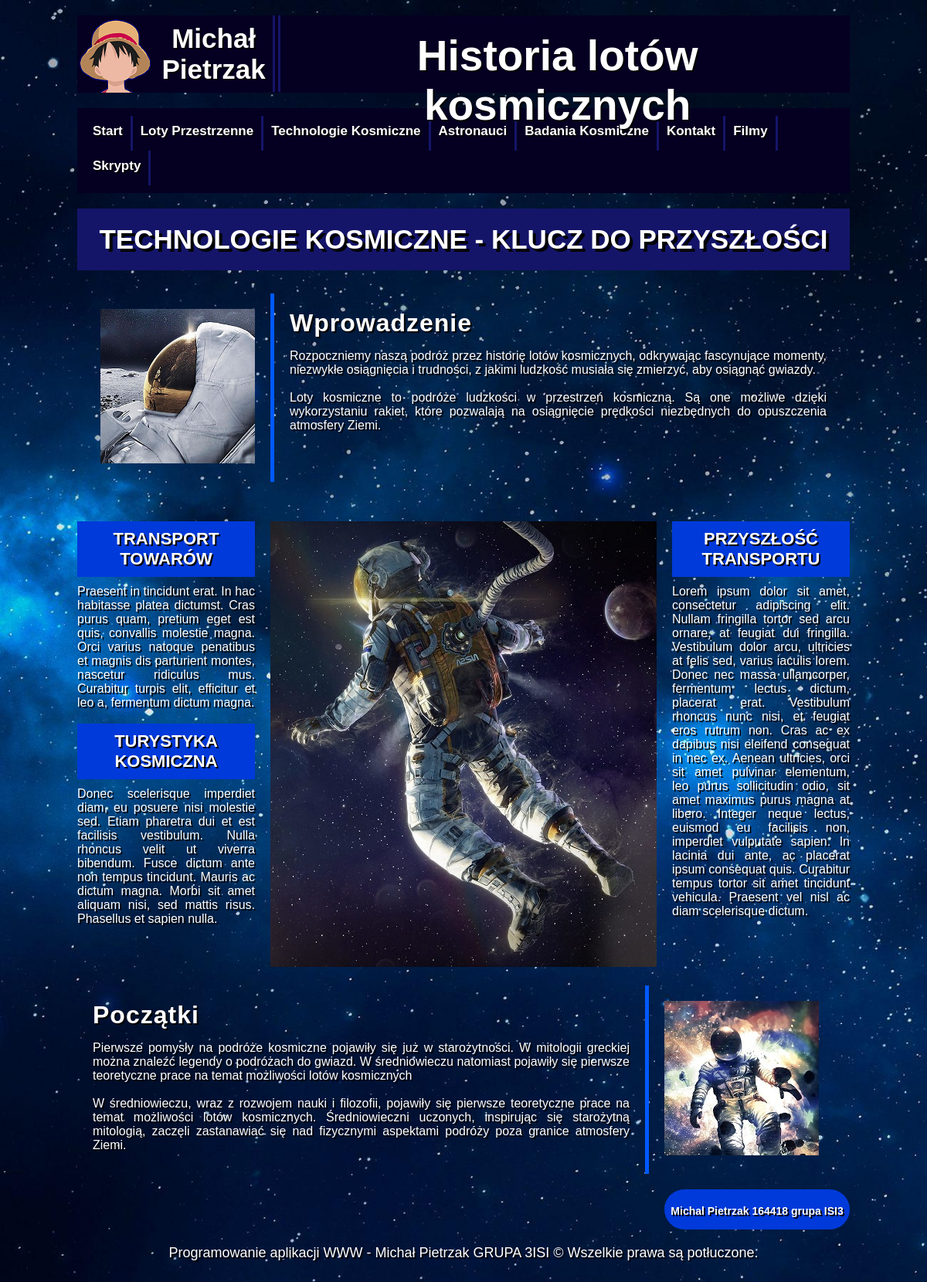
Screenshot of /index.php?idp=technologie-kosmiczne with the database file from the repository.
### tables this page shows
CREATE TABLE `page_list` (
  `id` bigint(20) UNSIGNED NOT NULL,
  `page_title` varchar(255) DEFAULT NULL,
  `page_content` text DEFAULT NULL,
  `status` int(11) DEFAULT 1
);

### showpage.php (called while the page is built)
<?php
function PokazPodstrone($id)
{
	$dbhost = 'localhost';
	$dbuser = 'root';
	$dbpass = '';
	$baza = 'moja_strona';
	$link = mysqli_connect($dbhost, $dbuser, $dbpass, $baza);
	$id_clear = htmlspecialchars($id);
	$query = "SELECT * FROM page_list WHERE id='$id_clear' LIMIT 1";
	$result = mysqli_query($link ,$query);
	$row = mysqli_fetch_array($result);
	if(empty($row['id']))
	{
		$web = '[nie_znaleziono_strony]';
	}
	else
	{
		$web = $row['page_content'];
	}
	return $web;
}
?>

### index.php (the view, shortened to what this page needs)
<!DOCTYPE html>
<html>
<head>
    <link rel="stylesheet" href="css/style.css">
</head>
<body>
    <div id="container">
		<div id="logo">
			<div id="avatar"><img src="img/avatar.png" /></div>
            <div id="podpis">Michał <br/>Pietrzak </div>
            <div id="tytul">Historia lotów kosmicznych</div>
		</div>
		<div id="menu">
			<div class="option"><a href="index.php?idp="><b>Start</b></a></div>
			<div class="option"><a href="index.php?idp=loty-przestrzenne"><b>Loty Przestrzenne</b></a></div>
			<div class="option"><a href="index.php?idp=technologie-kosmiczne"><b>Technologie Kosmiczne</b></a></div>
			<div class="option"><a href="index.php?idp=astronauci"><b>Astronauci</b></a></div>
			<div class="option"><a href="index.php?idp=badania-kosmiczne"><b>Badania Kosmiczne</b></a></div>
			<div class="option"><a href="index.php?idp=kontakt"><b>Kontakt</b></a></div>
			<div class="option"><a href="index.php?idp=filmy"><b>Filmy</b></a></div>
			<div class="option"><a href="index.php?idp=skrypty"><b>Skrypty</b></a></div>
		</div>
		<?php
		include('showpage.php');
        if($_GET['idp'] == 'technologie-kosmiczne')
        {echo PokazPodstrone(3);}
        ?>
        <div id="lab5">
		<?php
		 $nr_indeksu = '164418';
		 $nrGrupy= 'ISI3';
		 echo 'Michal Pietrzak '.$nr_indeksu.' grupa '.$nrGrupy.'<br/><br/>';
		?>
        </div>
		<div id="footer">
        	Programowanie aplikacji WWW - Michał Pietrzak GRUPA 3ISI &copy; Wszelkie prawa są potłuczone.
    	</div>
	</div>
</body>
</html>

### css/style.css (style rules this page uses)
body { background-image: url('../img/background.jpg'); background-attachment: fixed; background-size: cover; color: white; font-family: 'Trebuchet MS', sans-serif; text-shadow: 2px 2px #030303; }
#container { width: 1000px; margin-left: auto; margin-right: auto; }
#logo { background-color: rgb(5, 0, 34); height: 100px; color: white; margin-top: 20px; font-weight: 900; }
#avatar { float:left; }
#podpis { float:left; text-align: center; padding: 9.5px; border-right: 10px double #141569; font-size: 35px; }
#tytul { text-align: center; padding: 20px; font-size:55px; }
#menu { background-color: rgb(5, 0, 34); margin-top: 20px; color: #ffffff; padding: 10px; }
.option { float: left; min-width: 30px; height: 25px; font-size: 17px; padding: 10px; text-align: center; border-right: 3px solid #141569; }
.option a { color: white; text-decoration: none; }
.rectangle { color: white; padding: 10px; margin-top: 20px; margin-bottom: 25px; height: 240px; }
.bigtitle { font-size: 32px; font-weight: 900; letter-spacing: 1px; }
.recL1 { float:left; padding: 20px; text-align: center; border-right: 5px solid #0059ff }
.recR1 { float: left; padding: 20px; width: 695px; font-size: 16px; text-align: justify; }
.recL2 { float: left; padding: 20px; width: 695px; font-size: 16px; text-align: justify; }
.recR2 { float:left; padding: 20px; width: 200px; text-align: center; border-left: 5px solid #0059ff; }
.headingL { width:960px; margin-top: 20px; padding:20px; font-weight: 900; background-color:#141569; font-size: 35px; text-shadow: 4px 4px #030303; text-align: center; }
.wallM { float:left; width:230px; margin-top: 20px; text-align: justify; }
.headingS { width:210px; margin-bottom: 10px; padding:10px; font-weight: 900; background-color:#003ada; font-size: 22px; text-align: center; }
.wallL { float:left; width:500px; margin:20px; }
#footer { clear: both; color: white; text-align: center; padding: 20px; font-size: 18px; }
#lab5 { width:240px; margin-top: 20px; padding-top:20px; font-weight: 900; background-color:#003ada; font-size: 14px; text-align: center; float:right; border-radius: 50px; }

### rows the page displays
page_list: page_content "TECHNOLOGIE KOSMICZNE - KLUCZ DO PRZYSZŁOŚCI Wprowadzenie Rozpoczniemy naszą podróż przez historię lotów kosmicznych, odkrywając fascynujące momenty, niezwykłe osiągnięcia i trudności, z jakimi ludzkość musiała się zmierzyć, aby osiągnąć gwiazdy. Loty kosmiczne to podróże ludzkości w przestrzeń kosmiczną. Są one możliwe dzięki wykorzystaniu rakiet, które pozwalają na osiągnięcie prędkości niezbędnych do opuszczenia atmosfery Ziemi. TRANSPORT TOWARÓW Praesent in tincidunt erat. In hac habitasse platea dictumst. Cras purus quam, pretium eget est quis, convallis molestie magna. Orci varius natoque penatibus et magnis dis parturient montes, nascetur ridiculus mus. Curabitur turpis elit,…", page_content (picture)

### other values shown
$nr_indeksu "164418"
$nrGrupy "ISI3"
